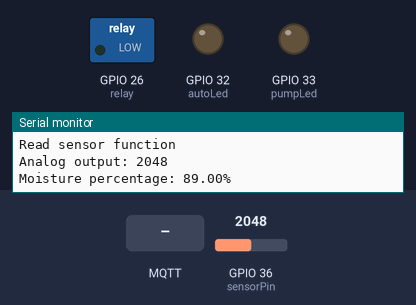
Simulated run of this sketch. Board: ESP32. Parts: switched loads named in the sketch (green lamp = pin HIGH), output pins drawn as LEDs (lit = HIGH), the last lines printed to the serial monitor. The test bench sets the inputs (shaded band); at power-on: GPIO 36 (sensorPin) = 2048. WiFi joins after 1.5 s; servers stay silent unless stated; no MQTT or app messages arrive unless stated; pins used as bus, display or sensor lines are not drawn.

Above: at 2.7 s.
2.8 s: MQTT message "90" arrives on the first subscribed topic
At 6.2 s:
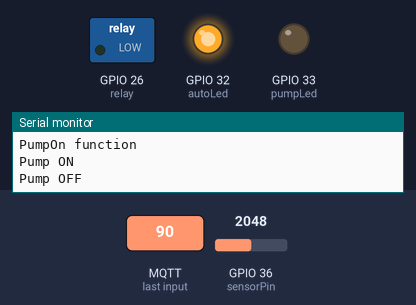
8.4 s: GPIO 36 (sensorPin) set to 24
12.5 s: GPIO 36 (sensorPin) set to 20
At 14.5 s:
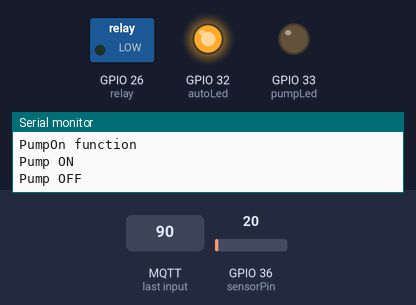
26.5 s: GPIO 36 (sensorPin) set to 491
At 27.4 s:
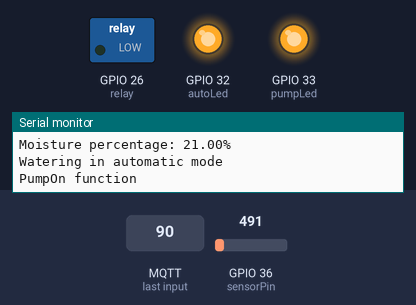
34.1 s: GPIO 36 (sensorPin) set to 0
At 34.9 s:
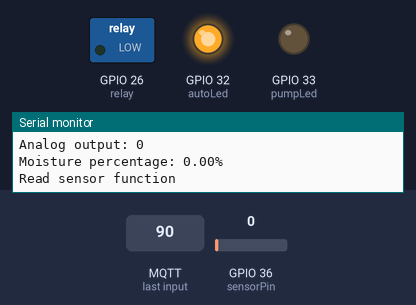
Timing chart, 0 to 37.1 s (numbered marks = the images above; inputs shaded):
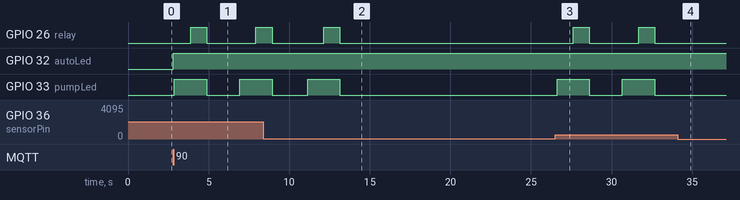

The sketch:

HP_ESP32_code.ino
```cpp
// MoistureSensor pins
#define sensorPower 25
#define sensorPin A0
#define pumpLed 33
#define autoLed 32
#include <WiFi.h>
#include <PubSubClient.h>
#include <Wire.h>
#include <string.h>

const int relay = 26;
char moistString[8];
long lastMsg = 0;

char* automatic = "OFF"; //Global variables needed for the automatic mode.
int limit = NULL;
float curMoist = NULL;

// Wifi setup and mqtt broker
const char* ssid = "Your wifi ssid";
const char* password = "wifi password";
const char* mqtt_server = "mqtt ip address";

WiFiClient espClient;
PubSubClient client(espClient);

void setup_wifi() {
  delay(10);
  //Connecting to a WiFi network
  Serial.println();
  Serial.print("Connecting to ");
  Serial.println(ssid);

  WiFi.begin(ssid, password);

  while (WiFi.status() != WL_CONNECTED) {
    delay(500);
    Serial.print(".");
  }

  Serial.println("");
  Serial.println("WiFi connected");
  Serial.println("IP address: ");
  Serial.println(WiFi.localIP());
}

//This function receives messages from the MQTT
void callback(char* topic, byte* message, unsigned int length) {
  //Message and topic are printed to the serial monitor to verify the values.
  String topicTemp = String(topic);
  Serial.println("Callback function");
  Serial.print("Message arrived on topic: ");
  Serial.print(topicTemp);
  Serial.print(". Message: ");
  String messageTemp;

  for (int i = 0; i < length; i++) {
    Serial.print((char)message[i]);
    messageTemp += (char)message[i];
  }

  Serial.println();

  if(topicTemp == "HP/water"){
    pumpOn();
  }
  else if(topicTemp == "HP/auto") {
    limit = messageTemp.toInt();
    automatic = "ON";
    digitalWrite(autoLed, HIGH);
    client.publish("HP/mode", automatic);
    Serial.print("Automatic on with limit: ");
    Serial.print(limit);
    Serial.println("%");
    }
  else if(topicTemp == "HP/auto/stop"){
    automatic = "OFF";
    digitalWrite(autoLed, LOW);
    client.publish("HP/mode", automatic);
    Serial.println("Automatic OFF");
    }

}

void reconnect() {
  // Loop until we're reconnected
  while (!client.connected()) {
    Serial.print("Attempting MQTT connection...");
    // Attempt to connect
    if (client.connect("ESP32Client")) {
      Serial.println("connected");
      // Subscribe
      client.subscribe("HP/auto");
      client.subscribe("HP/water");
      client.subscribe("HP/auto/stop");
    } else {
      Serial.print("failed, rc=");
      Serial.print(client.state());
      Serial.println(" try again in 5 seconds");
      // Wait 5 seconds before retrying
      delay(5000);
    }
  }
}

void setup() {
  Serial.println("Void setup");
  pinMode(sensorPower, OUTPUT);
  pinMode(relay, OUTPUT);
  pinMode(pumpLed, OUTPUT);
  pinMode(autoLed, OUTPUT);

  setup_wifi();
  client.setServer(mqtt_server, 1884);
  client.setCallback(callback);

  // Initially keep the sensor OFF
  digitalWrite(sensorPower, LOW);

  Serial.begin(9600);
}

//  This function reads the moisture level and publishes it.
int readSensor() {
  Serial.println("Read sensor function");
  digitalWrite(sensorPower, HIGH);  // Turn the sensor ON
  delay(10);              // Allow power to settle
  int val = analogRead(sensorPin);  // Read the analog value form sensor
  digitalWrite(sensorPower, LOW);   // Turn the sensor OFF

  Serial.print("Analog output: ");
  Serial.println(val);
  //To percentage
  float percentage = map(val, 0, 2300, 0, 100);

  Serial.print("Moisture percentage: ");
  Serial.print(percentage);

  dtostrf(percentage, 1, 2, moistString); //Changed from float to string.


  Serial.println("%");
  client.publish("HP/moisture", moistString);
  return percentage;
}

void pumpOn(){
  Serial.println("PumpOn function");
  digitalWrite(pumpLed, HIGH);
  delay(1000);
  digitalWrite(relay,HIGH);
  Serial.println("Pump ON");
  delay(1000);
  digitalWrite(relay, LOW);
  Serial.println("Pump OFF");
  digitalWrite(pumpLed, LOW);
  }


void loop() {

  if (!client.connected()) {
    reconnect();
  }
  client.loop();

  if (curMoist == NULL){
    curMoist = readSensor();
    client.publish("HP/mode", automatic);
    client.publish("HP/limit", limit);
  }

  if (automatic == "ON"){
    if (curMoist < limit && curMoist > 0) {
      Serial.println("Watering in automatic mode");
      pumpOn();
      delay(2000);
      curMoist = readSensor();
      }
    }

  long now = millis();
  if (now - lastMsg > 10000) {
    lastMsg = now;
    curMoist = readSensor();
    Serial.print("Current moisture is: ");
    Serial.println(curMoist);

    Serial.print("Automatic mode is: ");
    Serial.print(automatic);
    Serial.print(" with limit value of: ");
    Serial.println(limit);
    client.publish("HP/mode", automatic);
    client.publish("HP/limit", limit);
  }


}
```

Measured:
- after the input at 2.8 s, GPIO 26 (relay): LOW → HIGH after 1.1 s, → LOW 1.0 s later, → HIGH 3.1 s later; GPIO 32 (autoLed): LOW → HIGH at once; GPIO 33 (pumpLed): LOW → HIGH after 0.08 s, → LOW 2.0 s later, → HIGH 2.1 s later
- after the input at 12.5 s, GPIO 26 (relay), GPIO 33 (pumpLed): goes on until 13.1 s, then stays LOW
- after the input at 26.5 s, GPIO 26 (relay): alternates HIGH for 1.0 s and LOW for 3.1 s, starting after 1.1 s; GPIO 33 (pumpLed): alternates HIGH for 2.0 s and LOW for 2.1 s, starting after 0.12 s
- after the input at 34.1 s, GPIO 26 (relay), GPIO 33 (pumpLed): stops changing and stays LOW
